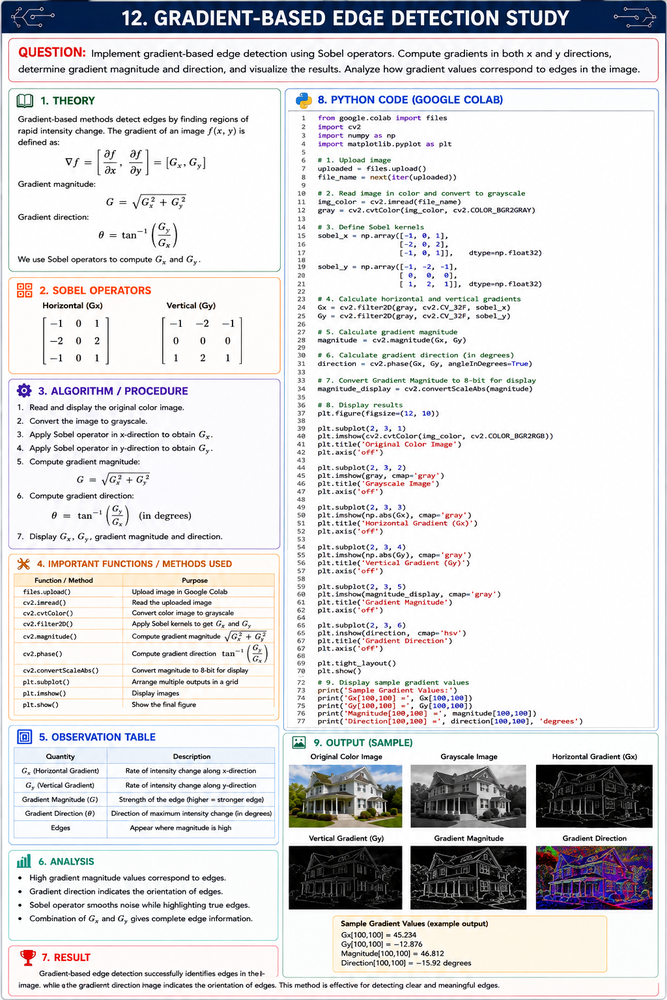
#> input picture CO3/AT1/Q12/CO3-AT1-Q12.png, 667 x 1000 px, shrunk from 1024 x 1536 before the run
$ python code.py   (older library calls are emulated)
#> lines starting #> are read from the running program, lines starting #| are printed output that depends on the picture
# -*- coding: utf-8 -*-
"""CO3-AT1-Q12.ipynb

Automatically generated by Colab.

Original file is located at
    https://colab.research.google.com/drive/1mCJjVPen1K7wdOKyt39EXQkC2G7s62E4
"""

from google.colab import files
import cv2
import numpy as np
import matplotlib.pyplot as plt

# 1. Upload image
uploaded = files.upload()
#> the answer given: CO3-AT1-Q12.png
file_name = next(iter(uploaded))

# 2. Read image in color and convert to grayscale
img_color = cv2.imread(file_name)
#> img_color is the input picture: shape (1000, 667, 3); mean B, G, R 220.5, 218.9, 219.6
gray = cv2.cvtColor(img_color, cv2.COLOR_BGR2GRAY)

# 3. Define Sobel gradient operators
sobel_x = np.array([
    [-1, 0, 1],
    [-2, 0, 2],
    [-1, 0, 1]
], dtype=np.float32)

sobel_y = np.array([
    [-1, -2, -1],
    [ 0,  0,  0],
    [ 1,  2,  1]
], dtype=np.float32)

# 4. Calculate horizontal and vertical gradients
Gx = cv2.filter2D(gray, cv2.CV_32F, sobel_x)
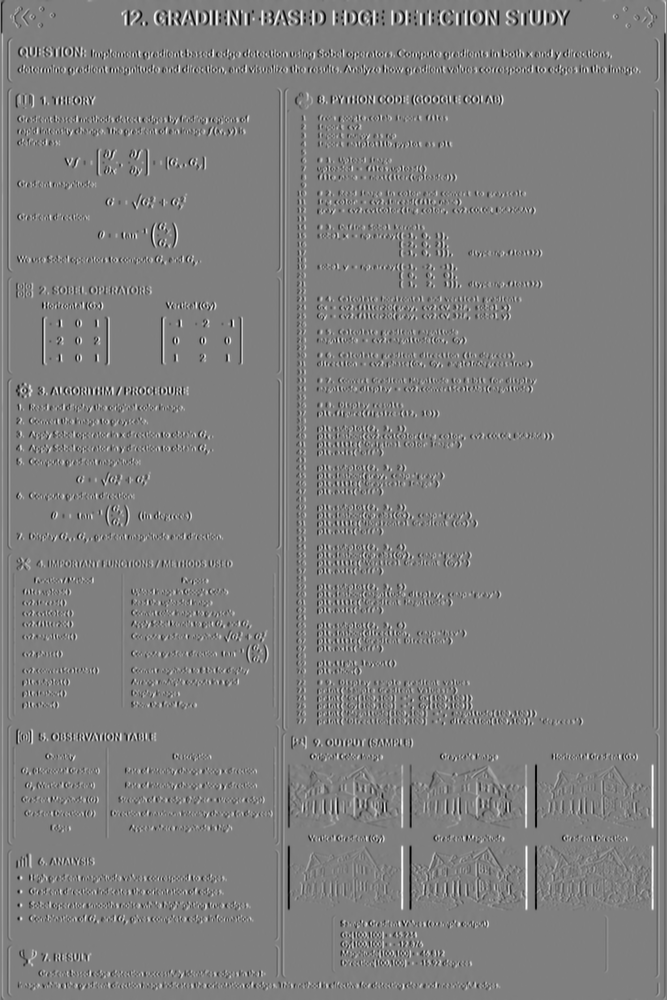
#> Gx: shape (1000, 667) float32; min -1020, max 1020, mean -0.2; drawn with min black and max white
Gy = cv2.filter2D(gray, cv2.CV_32F, sobel_y)
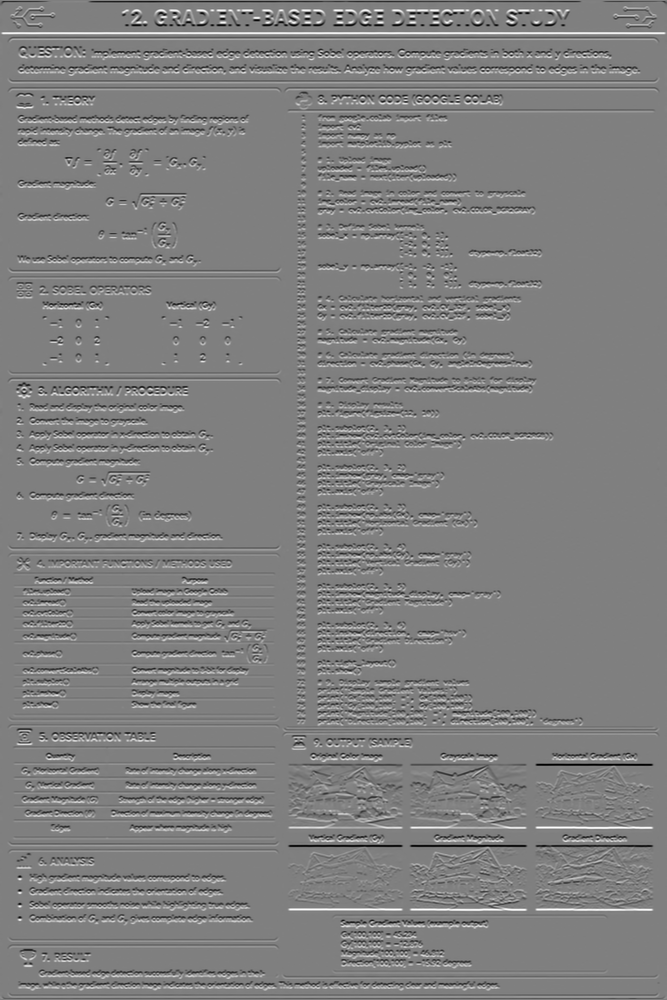
#> Gy: shape (1000, 667) float32; min -1020, max 1020, mean 0.9; drawn with min black and max white

# 5. Calculate gradient magnitude
magnitude = cv2.magnitude(Gx, Gy)
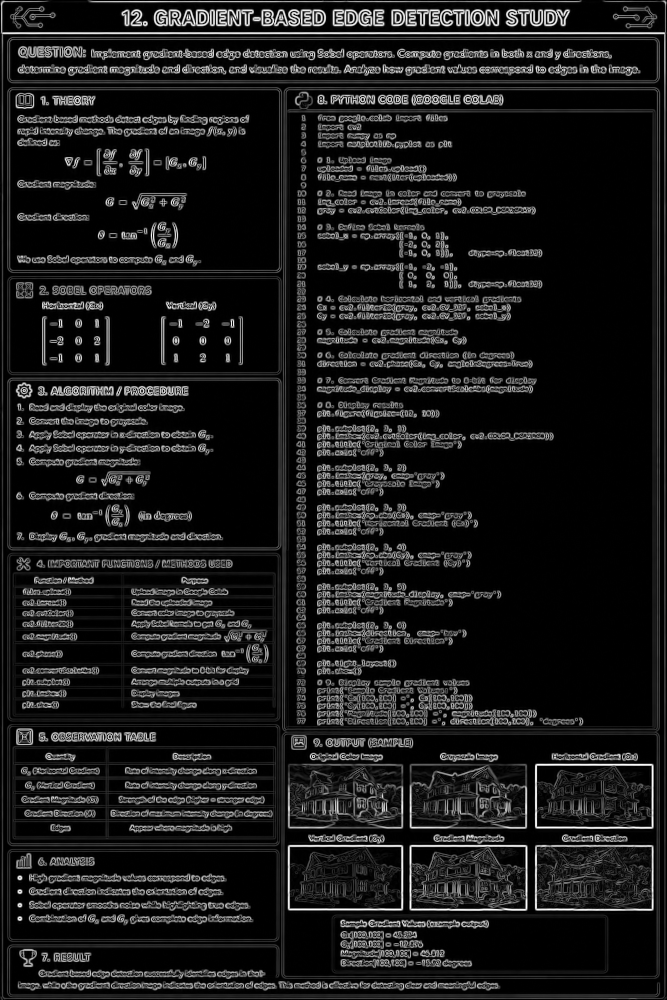
#> magnitude: shape (1000, 667) float32; min 0, max 1026.6, mean 112.8; drawn with min black and max white

# 6. Calculate gradient direction
direction = cv2.phase(Gx, Gy, angleInDegrees=True)
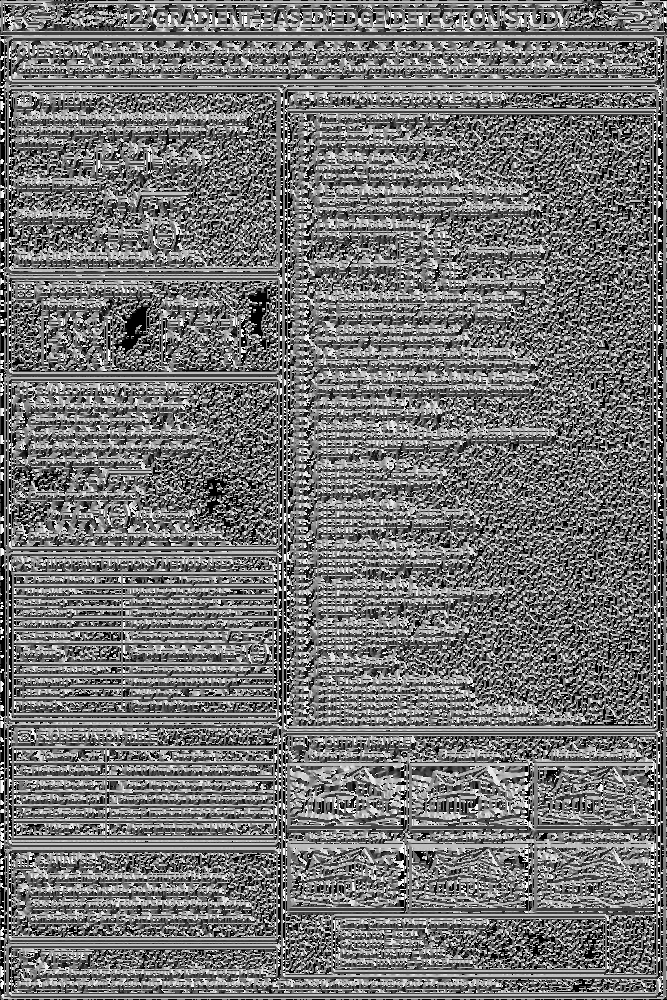
#> direction: shape (1000, 667) float32; min 0, max 359.9, mean 164.1; drawn with min black and max white

# 7. Convert gradient magnitude to 8-bit for display
magnitude_display = cv2.convertScaleAbs(magnitude)
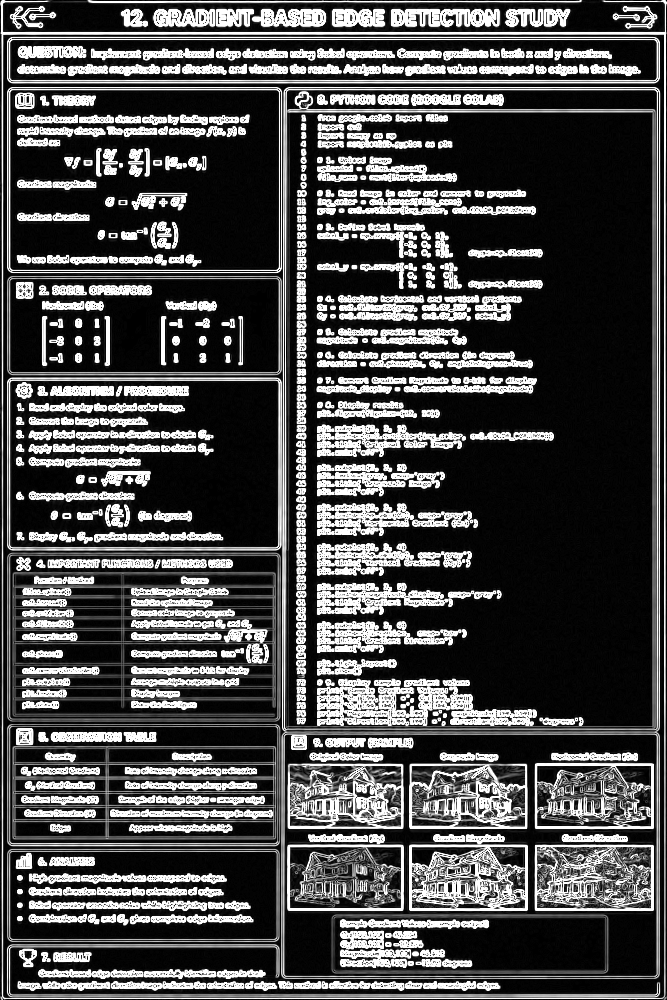
#> magnitude_display: shape (1000, 667); min 0, max 255, mean 74.9

# 8. Display results
plt.figure(figsize=(12, 10))

plt.subplot(2, 3, 1)
plt.imshow(cv2.cvtColor(img_color, cv2.COLOR_BGR2RGB))
plt.title("Original Color Image")
plt.axis("off")

plt.subplot(2, 3, 2)
plt.imshow(gray, cmap="gray")
plt.title("Grayscale Image")
plt.axis("off")

plt.subplot(2, 3, 3)
plt.imshow(np.abs(Gx), cmap="gray")
plt.title("Horizontal Gradient (Gx)")
plt.axis("off")

plt.subplot(2, 3, 4)
plt.imshow(np.abs(Gy), cmap="gray")
plt.title("Vertical Gradient (Gy)")
plt.axis("off")

plt.subplot(2, 3, 5)
plt.imshow(magnitude_display, cmap="gray")
plt.title("Gradient Magnitude")
plt.axis("off")

plt.subplot(2, 3, 6)
plt.imshow(direction, cmap="hsv")
plt.title("Gradient Direction")
plt.axis("off")

plt.tight_layout()
plt.show()
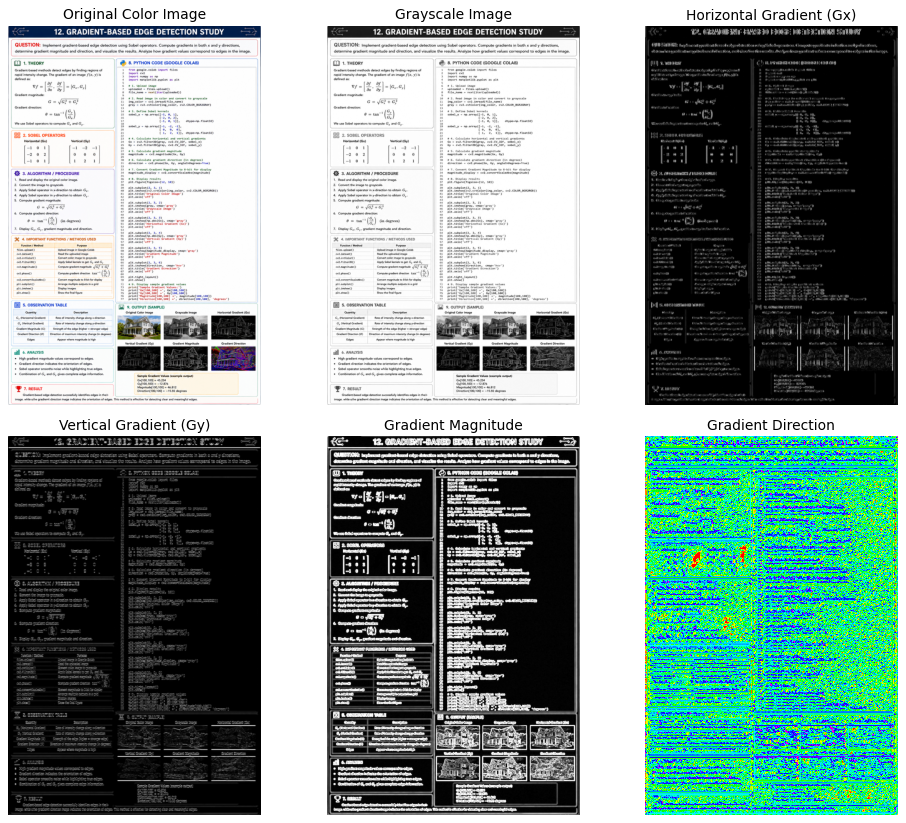
#> figure drawn by matplotlib, 6 panels

# 9. Display sample gradient values
print("Sample Gradient Values:")
print("Gx[100,100] =", Gx[100,100])
#| Gx[100,100] = 2.0
print("Gy[100,100] =", Gy[100,100])
#| Gy[100,100] = 0.0
print("Magnitude[100,100] =", magnitude[100,100])
#| Magnitude[100,100] = 2.0
print("Direction[100,100] =", direction[100,100], "degrees")
#| Direction[100,100] = 0.0 degrees
